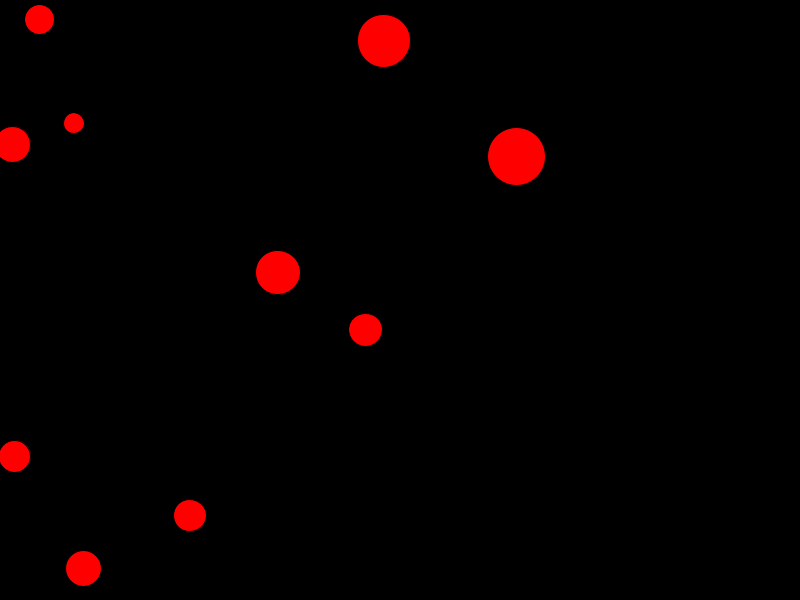
Frame 1 (no input)
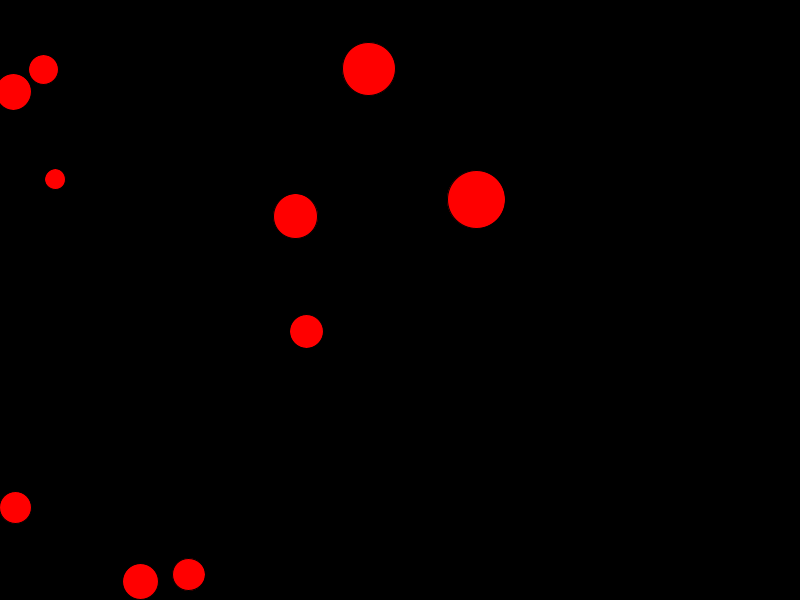
Frame 60 (the mouse pressed at the canvas centre just before this capture)
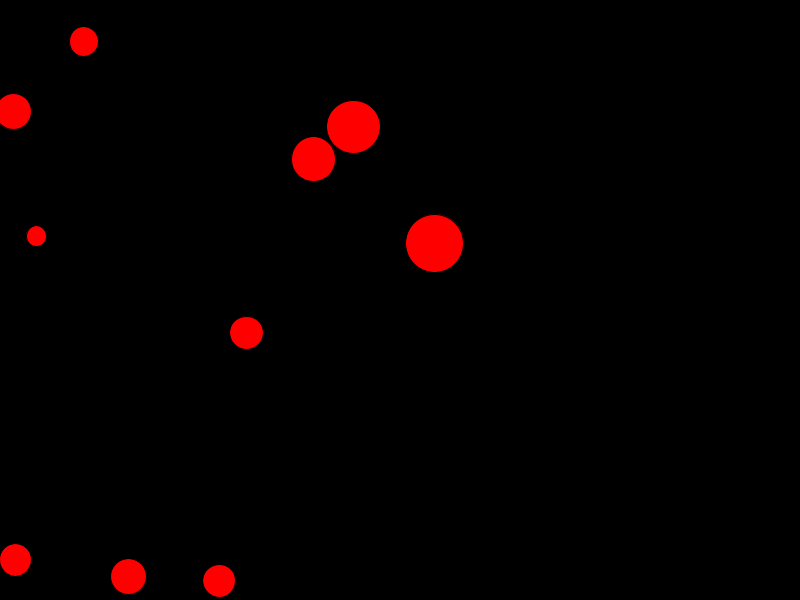
Frame 120 (the mouse held since frame 60 and released just before this capture)

The Processing sketch that drew these frames (run headless with seeded random() and noise(); from frame 60 on, the mouse is pressed at the canvas centre):

// Processing sketch: Bouncing_Balls_More_Realistic
// ── Bouncing_Balls_More_Realistic.pde
int count = 10;

PVector[] loc = new PVector[count];
PVector[] vel = new PVector[count];
PVector[] acc = new PVector[count];
float[] sz = new float[count];
float[] mass = new float[count];
int minDiam = 20;
int maxDiam = 60;

void setup() {
  size(800, 600);
  for (int i = 0; i < count; i++) { 
    loc[i] = new PVector(random(sz[i], width-sz[i]), random(sz[i], height-sz[i]));
    sz[i] =  random(minDiam, maxDiam);
    vel[i] = PVector.random2D();
    acc[i] = new PVector(0, 0);
    mass[i] = map(sz[i], minDiam, maxDiam, .5, 3.5);
  }
    
}

void draw() {
  background(0);
  for (int i = 0; i < count; i++) {
    vel[i].add(acc[i]);
    loc[i].add(vel[i]);
    for (int j = 0; j < count; j++) {
      if (i!=j) {
        if (loc[i].dist(loc[j]) < sz[i]/2 + sz[j]/2) {
        vel[i] = PVector.sub(loc[i],loc[j]);
        vel[i].normalize();
        vel[i].div(mass[i]);
        background(255);
        }
      }
    }
      fill(255,0,0);
    ellipse(loc[i].x, loc[i].y, sz[i], sz[i]);

    if (loc[i].x + sz[i]/2 > width || loc[i].x - sz[i]/2 < 0) {
      vel[i].x *= -1;
    }
    if (loc[i].y + sz[i]/2 > height || loc[i].y - sz[i]/2 < 0) {
      vel[i].y *= -1;
    }
  }

}
